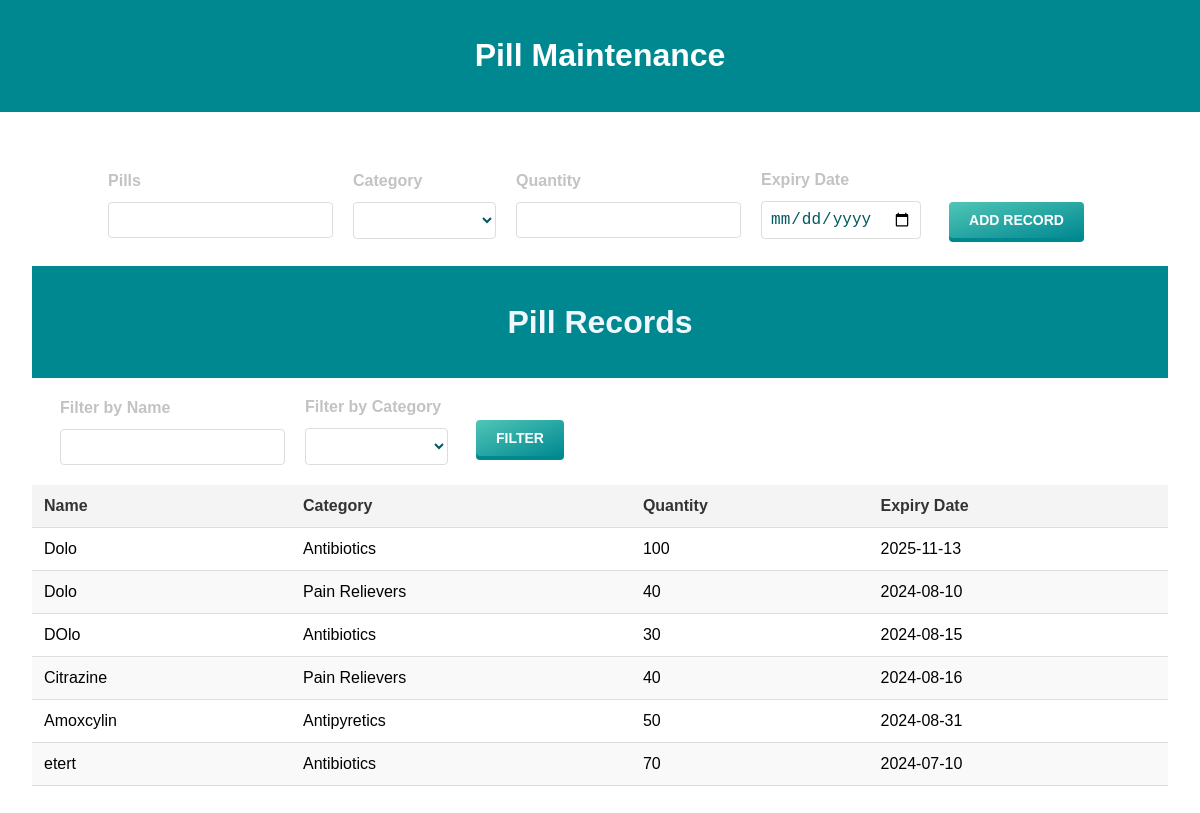
/pillrecord (signed in), run on the app's committed database.
### medico/models.py (models this page shows)
class Pill(db.Model):
    id = db.Column(db.Integer, primary_key=True)
    name = db.Column(db.String(100), nullable=False)
    category = db.Column(db.String(50), nullable=False)
    quantity = db.Column(db.Integer, default=0)
    expiry_dates = db.Column(db.JSON)

### medico/routes.py (the view)
@app.route('/pillrecord')
@login_required
def pill_page():
      pills = Pill.query.all()
      return render_template('pillmaintenance.html',pills=pills)

### medico/models.py (called while the page is built)
@login_manager.user_loader
def load_user(user_id):
    return User.query.get(int(user_id))

### medico/templates/pillmaintenance.html (shortened to what this page needs)
<!DOCTYPE html>
<html lang="en">
<head>
    <link rel="stylesheet" href="{{ url_for('static', filename='css/scheduler.css') }}">
</head>
<body>
    <header>
        <h1>Pill Maintenance</h1>
    </header>
    <main>
        <form action="{{ url_for('add_pill') }}" method="POST">
            <div class="task-form" style="flex-wrap: wrap;">
                <div class="formbold-mb-5">
                    <div>
                        <label for="name" class="formbold-form-label">Pills</label>
                        <input required type="text" name="name" id="name" class="formbold-form-input" />
                    </div>
                </div>
                <div class="input-box">
                    <label for="category" class="formbold-form-label"> Category</label>
                    <div class="role-dropdown">
                        <select required name="category" id="category" class="formbold-form-input">
                            <option value="" disabled selected placeholder="Category of Medicine"></option>
                            <option value="Pain Relievers">Pain Relievers</option>
                        </select>
                    </div>
                </div>
                <div class="formbold-mb-5">
                    <div>
                        <label for="quantity" class="formbold-form-label">Quantity</label>
                        <input required type="number" name="quantity" id="quantity" class="formbold-form-input" />
                    </div>
                </div>
                <div class="formbold-mb-5">
                    <label for="date" class="formbold-form-label"> Expiry Date </label>
                    <input required type="date" name="date" id="date" class="formbold-form-input" />
                </div>
                <div class="modify-button" style="margin-top: 3%; flex: 0 0 auto; flex: 0 0 auto;">
                    <button type="submit" class="button" style="margin-top: 3%;">
                        Add Record
                    </button>
                </div>
            </div>
        </form>
        <header style="padding: 1rem 0; color:aliceblue;">
            <h1>Pill Records</h1>
        </header>
        <form action="{{ url_for('filter_pills') }}" method="POST" style="margin-bottom: 20px;">
            <div class="task-form" style="flex-wrap: wrap; margin-right: 50%;">
                <div class="formbold-mb-5">
                    <div>
                        <label for="name" class="formbold-form-label">Filter by Name</label>
                        <input type="text" name="name" id="name" class="formbold-form-input" />
                    </div>
                </div>
                <div class="input-box">
                    <label for="category" class="formbold-form-label">Filter by Category</label>
                    <div class="role-dropdown">
                        <select name="category" id="category" class="formbold-form-input">
                            <option value="" disabled selected placeholder="Category of Medicine"></option>
                            <option value="Pain Relievers">Pain Relievers</option>
                        </select>
                    </div>
                </div>
                <div class="modify-button" style="margin-top: 3%; flex: 0 0 auto;">
                    <button type="submit" class="button" style="margin-top: 3%;">
                        Filter
                    </button>
                </div>
            </div>
        </form>
        <div>
            <table class="pill-table">
                <thead>
                    <tr>
                        <th>Name</th>
                        <th>Category</th>
                        <th>Quantity</th>
                        <th>Expiry Date</th>
                    </tr>
                </thead>
                <tbody>
                    {% for pill in pills %}
                    <tr>
                        <td>{{ pill.name }}</td>
                        <td>{{ pill.category }}</td>
                        <td>{{ pill.quantity }}</td>
                        <td>{{ pill.expiry_dates[0] if pill.expiry_dates else 'N/A' }}</td>
                    </tr>
                    {% endfor %}
                </tbody>
            </table>
        </div>
    </main>
</body>
</html>

### medico/static/css/scheduler.css (style rules this page uses)
body { font-family: Arial, sans-serif; margin: 0; padding: 0; background: url('../images/footer-bg.png') cover no-repeat center center fixed; }
header { background-color: #008891; color: white; text-align: center; padding: 1rem 0; }
main { max-width: 1200px; margin: 0 auto; padding: 2rem; }
.task-form { display: flex; flex-wrap: wrap; gap: 20px; margin-bottom: 40px; justify-content: center; align-items: center; }
.formbold-mb-5 { display: flex; flex-direction: column; align-items: flex-start; }
.formbold-form-label { display: block; font-weight: 500; font-size: 16px; color: #c3c3c3; margin-bottom: 12px; }
.formbold-form-input { width: 100%; padding: 12px 24px; max-width: 300px; border-radius: 6px; border: 1px solid #e0e0e0; background: rgba(255, 255, 255, 0.9); font-weight: 500; font-size: 16px; color: #005761; outline: none; resize: none; white-space: nowrap; overflow: hidden; text-overflow: ellipsis; display: inline-block; box-sizing: border-box; }
.button { display: inline-block; padding: 10px 24px; margin: 8px; font-size: 14px; font-weight: bold; text-transform: uppercase; color: #fff; background-image: linear-gradient(to bottom right, #50c6b6, #008891); border: none; border-radius: 30px; box-shadow: 0px 4px 0px #008891; transition: all 0.2s ease-in-out; cursor: pointer; }
.modify-button { flex: 0 0 auto; }
.pill-table { width: 100%; border-collapse: collapse; margin: 20px 0; font-size: 16px; text-align: left; }
.pill-table th, .pill-table td { padding: 12px; border-bottom: 1px solid #ddd; }
.pill-table th { background-color: #f4f4f4; color: #333; }
.pill-table tr:nth-child(even) { background-color: #f9f9f9; }
.task-form { margin: 20px 0; }
.formbold-form-label { font-weight: bold; }
.formbold-form-input { width: 100%; padding: 8px; box-sizing: border-box; border: 1px solid #ddd; border-radius: 4px; }
.button { background-color: #007bff; color: #fff; border: none; padding: 10px 20px; border-radius: 4px; cursor: pointer; }

### data on the page
Pill: name "Dolo", category "Antibiotics", quantity "100", expiry_dates "2025-11-13"
Pill: name "Dolo", category "Pain Relievers", quantity "40", expiry_dates "2024-08-10"
Pill: name "DOlo", category "Antibiotics", quantity "30", expiry_dates "2024-08-15"
Pill: name "Citrazine", category "Pain Relievers", quantity "40", expiry_dates "2024-08-16"
Pill: name "Amoxcylin", category "Antipyretics", quantity "50", expiry_dates "2024-08-31"
Pill: name "etert", category "Antibiotics", quantity "70", expiry_dates "2024-07-10"
